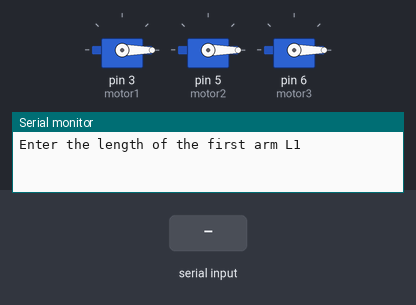
A sketch run on a simulated Arduino Uno, built with avr-gcc and run on an emulated ATmega328P. Parts: 3 × servo, the last lines printed to the serial monitor. The inputs (shaded band) are chosen by the test bench.

Above: at 0.9 s.
1.0 s: "90,45,200,10,150,30\n" received over Serial
At 2.4 s:
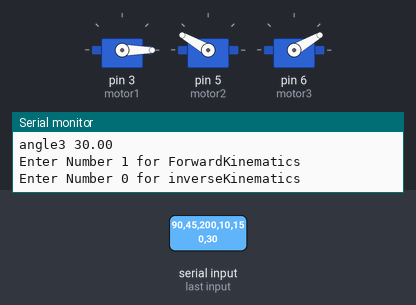
2.7 s: "30,150,10\n" received over Serial
At 5.5 s:
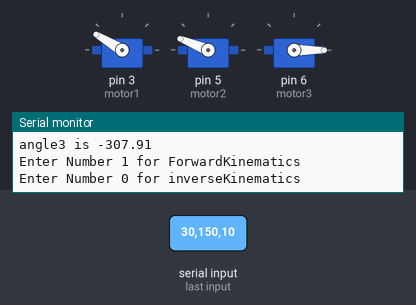
5.7 s: "1,90,45\n" received over Serial
At 7.1 s:
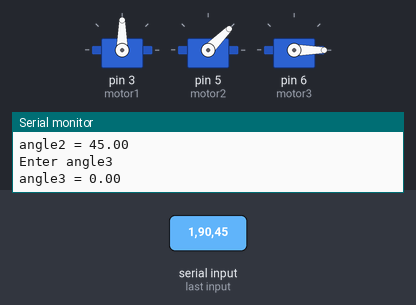
8.2 s: "90,45,200,10,150,30\n" received over Serial
At 11.0 s:
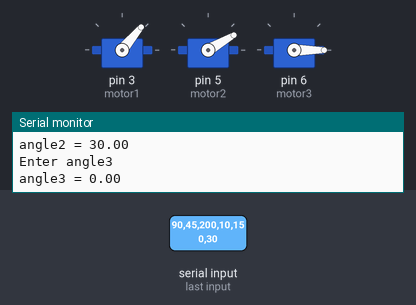
11.2 s: "1" received over Serial
At 12.5 s:
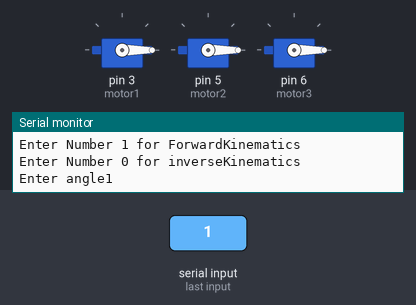
12.9 s: "90,45,200\n" received over Serial
At 13.2 s:
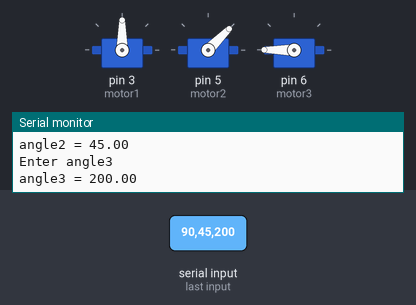
Timing chart, 0 to 15.4 s (numbered marks = the images above; inputs shaded):
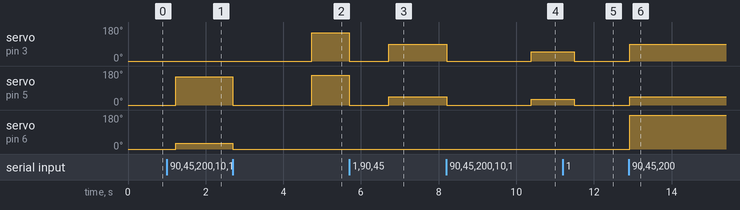

The sketch:

Forward_and_Inverse_Kinematics.ino
```cpp
#include <Servo.h>
Servo motor1;
Servo motor2;
Servo motor3;

 // length of each link (arm)
float L1;
float L2;
float L3;


float pi = 3.14159265359;


void setup() {
  motor1.attach(3);
  motor2.attach(5);
  motor3.attach(6);
  Serial.begin(9600);
  motor1.write(0);
  motor2.write(0);
  motor3.write(0);
 Serial.println("Enter the length of the first arm L1");
 while(Serial.available()==0){}
 L1=Serial.parseFloat();
 Serial.print("L1 is ");
 Serial.println(L1);

 Serial.println("Enter the length of the second arm L2");
 while(Serial.available()==0){}
 L2=Serial.parseFloat();
 Serial.print("L2 is ");
 Serial.println(L2);

 Serial.println("Enter the length of the third arm L3");
 while(Serial.available()==0){}
 L3=Serial.parseFloat();
 Serial.print("L3 is ");
 Serial.println(L3);

Serial.println("Enter Number 1 for ForwardKinematics");
Serial.println("Enter Number 0 for inverseKinematics");   }

void loop() {

 if (Serial.available())  {

    char choice = Serial.read();
    if (choice == '1'){

  motor1.write(0);
  motor2.write(0);
  motor3.write(0);
    ForwardKinematics();
 }

else if(choice == '0')

{
  motor1.write(0);
  motor2.write(0);
  motor3.write(0);
 inverseKinematics();
 }


 }
 }


 void ForwardKinematics(){
         // angles between links of robot arm
float angle1 ;
float angle2;
float angle3;
float angleTotal;

float radAngle1;
float radAngle2;
float radAngle3;
float radAngleTotal;

// to compute end effector
float x;
float y;
float x1;
float x2;
float y1;
float y2;
  Serial.println("Enter angle1 ");
  while(Serial.available()==0){}
  angle1=Serial.parseFloat();
  Serial.print("angle1 = ");
  Serial.println(angle1);

  Serial.println("Enter angle2 ");
  while(Serial.available()==0){}
  angle2=Serial.parseFloat();
  Serial.print("angle2 = "); Serial.println(angle2);

  Serial.println("Enter angle3 ");
  while(Serial.available()==0){}
  angle3=Serial.parseFloat();
  Serial.print("angle3 = "); Serial.println(angle3);

  radAngle1 = (angle1*pi)/180;
  radAngle2 = (angle2*pi)/180;
  radAngle3 = (angle3*pi)/180;
  radAngleTotal = (angleTotal*pi)/180;

  motor1.write(angle1);
  motor2.write(angle2);
  motor3.write(angle3);

  x = L1 * cos(radAngle1) +L2 * cos(radAngle1 + radAngle2) + L3 * cos(radAngle1 + radAngle2 + radAngle3);
  y = L1 * sin(radAngle1) +L2 * sin (radAngle1 + radAngle2)+ L3 * sin (radAngle1 + radAngle2 + radAngle3);
  angleTotal = angle1 + angle2 + angle3;
   delay(1000);


 Serial.print("x is "); Serial.println(x);
 Serial.print("y is  "); Serial.println(y);
 Serial.print("Total angle is "); Serial.println(angleTotal);
 Serial.print("angle1 "); Serial.println(angle1);
 Serial.print("angle2 "); Serial.println(angle2);
 Serial.print("angle3 "); Serial.println(angle3);
Serial.println("Enter Number 1 for ForwardKinematics");
Serial.println("Enter Number 0 for inverseKinematics");


 }

 void inverseKinematics(){
     // angles between links of robot arm
float angle1 ;
float angle2;
float angle3;
float angleTotal;

float radAngle1;
float radAngle2;
float radAngle3;
float radAngleTotal;

// to compute end effector
float x;
float y;
float x1;
float x2;
float y1;
float y2;
Serial.println("Enter the value x ");
      while(Serial.available()==0){}
      x=Serial.parseFloat();
      Serial.print("x is "); Serial.println(x);

      Serial.println("Enter the value y ");
      while(Serial.available()==0){}
      y=Serial.parseFloat();
      Serial.print("y is "); Serial.println(y);

      Serial.println("Enter the Total Angle");
      while(Serial.available()==0){}
      angleTotal=Serial.parseFloat();
      Serial.print("total angle is  ");Serial.println(angleTotal);

  radAngleTotal = (angleTotal*pi)/180;
  x2=x-L3*cos(radAngleTotal);
  y2=y-L3*sin(radAngleTotal);
  radAngle2 = acos((sq(x2)+ sq(y2) - sq(L1) - sq(L2)) / (2*L1*L2));
  radAngle1= acos(((L1 + L2 * cos(radAngle2))*x2+(L2 * y2 * sin(radAngle2))) / (sq(x2)+ sq(y2)));

      angle1= (radAngle1*180)/pi;
      angle2= (radAngle2*180)/pi;
      angle3= angleTotal-angle1-angle2;
       delay(1000);

      motor1.write(angle1);
      motor2.write(angle2);
      motor3.write(angle3);
      x1 = L1 * cos(radAngle1) ;
      y1 = L1 * sin(radAngle1) ;

 Serial.print("angle1 is "); Serial.println(angle1);
 Serial.print("angle2 is "); Serial.println(angle2);
 Serial.print("angle3 is "); Serial.println(angle3);


Serial.println("Enter Number 1 for ForwardKinematics");
Serial.println("Enter Number 0 for inverseKinematics");
 }
```

Measured:
- after the input at 1.0 s, servo on pin 5 (motor2): 0° → 150° after 0.23 s; servo on pin 6 (motor3): 0° → 30° after 0.23 s
- after the input at 2.7 s, servo on pin 3 (motor1): 0° → 149° after 2.0 s; servo on pin 5 (motor2): 150° → 0° at once, → 158° 2.0 s later; servo on pin 6 (motor3): 30° → 0° at once
- after the input at 5.7 s, servo on pin 3 (motor1): 149° → 0° at once, → 90° 1.0 s later; servo on pin 5 (motor2): 158° → 0° at once, → 45° 1.0 s later
- after the input at 8.2 s, servo on pin 3 (motor1): 90° → 0° at once, → 50° 2.2 s later; servo on pin 5 (motor2): 45° → 0° at once, → 30° 2.2 s later
- after the input at 11.2 s, servo on pin 3 (motor1): 50° → 0° after 0.30 s; servo on pin 5 (motor2): 30° → 0° after 0.30 s
- after the input at 12.9 s, servo on pin 3 (motor1): 0° → 90° at once; servo on pin 5 (motor2): 0° → 45° at once; servo on pin 6 (motor3): 0° → 180° at once
